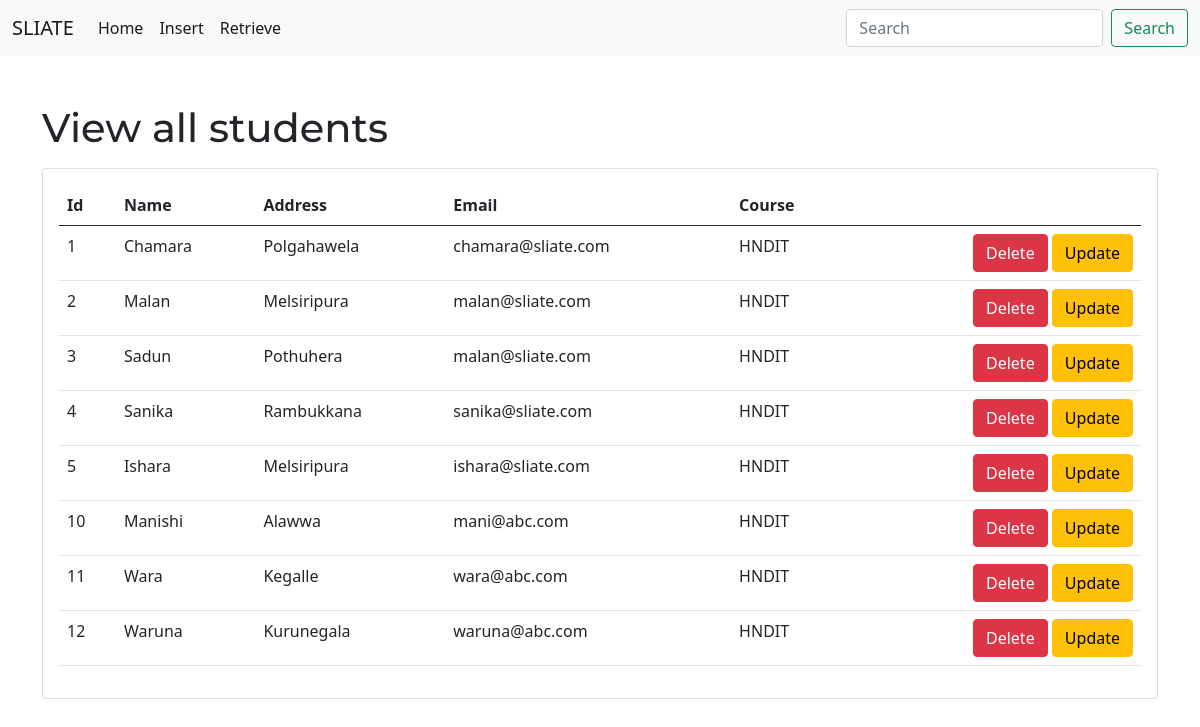
Before: /retrieve.php with the older database file.
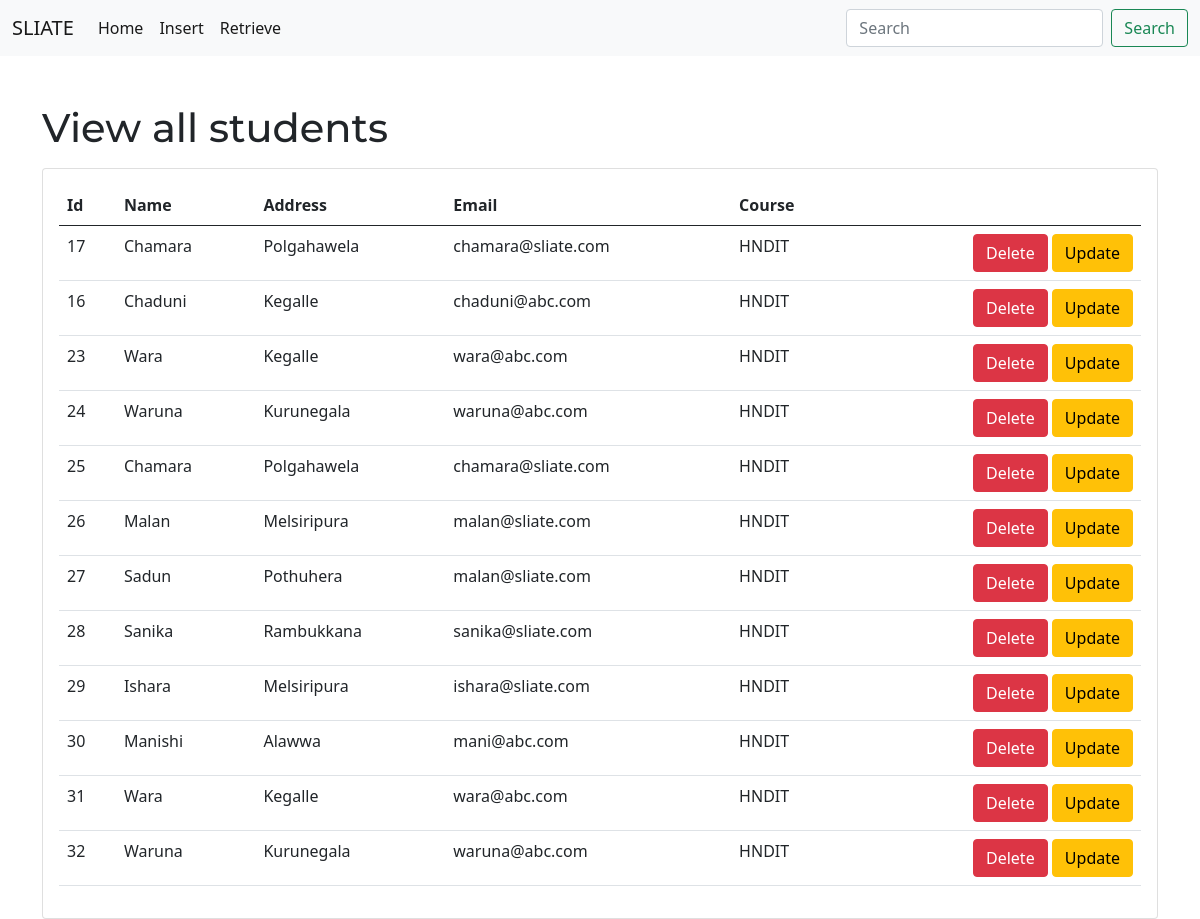
After: the same page with the newer database file.
### tables this page shows
CREATE TABLE IF NOT EXISTS `students` (
  `id` int(11) NOT NULL AUTO_INCREMENT,
  `name` varchar(50) NOT NULL,
  `address` varchar(50) NOT NULL,
  `contact` varchar(50) NOT NULL,
  `course` varchar(50) NOT NULL,
  `password` int(8) NOT NULL DEFAULT '123',
  PRIMARY KEY (`id`)
);

### retrieve.php (the view, shortened to what this page needs)
<?php
    $connection=mysqli_connect('localhost','root','','sliate');
    $query="SELECT * FROM students";
    $result=mysqli_query($connection,$query);
?>
<!DOCTYPE html>
<html lang="en">
<head>
    <link rel="stylesheet" href="css/bootstrap.min.css">
</head>
<body>
    <nav class="navbar navbar-expand-lg navbar-light bg-light">
    <div class="container-fluid">
        <a class="navbar-brand" href="#">SLIATE</a>
        <div class="collapse navbar-collapse" id="navbarSupportedContent">
        <ul class="navbar-nav me-auto mb-2 mb-lg-0">
            <li class="nav-item">
                <a class="nav-link active" aria-current="page" href="#">Home</a>
            </li>
            <li class="nav-item">
                <a class="nav-link active" aria-current="page" href="insert.php">Insert</a>
            </li>
            <li class="nav-item">
                <a class="nav-link active" aria-current="page" href="retrieve.php">Retrieve</a>
            </li>
        </ul>
        <form class="d-flex">
            <input class="form-control me-2" type="search" placeholder="Search" aria-label="Search">
            <button class="btn btn-outline-success" type="submit">Search</button>
        </form>
        </div>
    </div>
    </nav>
    <div class="container mt-5">
        <h1>View all students</h1>
        <div class="card mt-3">
            <div class="card-body">
                <table class="table">
                    <thead>
                        <tr>
                            <th scope="col">Id</th>
                            <th scope="col">Name</th>
                            <th scope="col">Address</th>
                            <th scope="col">Email</th>
                            <th scope="col">Course</th>
                            <th scope="col"></th>
                        </tr>
                    </thead>
                    <tbody>
                        <?php while ($record=mysqli_fetch_assoc($result)) {?>
                        <tr>
                            <td> <?php echo $record['id']?> </td>
                            <td> <?php echo $record['name']?> </td>
                            <td> <?php echo $record['address']?> </td>
                            <td> <?php echo $record['contact']?> </td>
                            <td> <?php echo $record['course']?> </td>
                            <td style="text-align:right">
                                <a href="http://localhost/course/delete.php?id=<?php echo $record['id']?>" class="btn btn-danger">Delete</a>
                                <a href="http://localhost/course/update.php?id=<?php echo $record['id']?>" class="btn btn-warning">Update</a>
                            </td>
                        </tr>
                        <?php }?>
                    </tbody>
                </table>
            </div>
        </div>
    </div>
</body>
</html>

### retrieve.php (style rules this page uses)
h1,p { font-family: 'Montserrat', sans-serif; }

Changed rows visible on the page:
removed students: id "1", name "Chamara", address "Polgahawela", contact "chamara@sliate.com", course "HNDIT"
removed students: id "2", name "Malan", address "Melsiripura", contact "malan@sliate.com", course "HNDIT"
removed students: id "3", name "Sadun", address "Pothuhera", contact "malan@sliate.com", course "HNDIT"
removed students: id "4", name "Sanika", address "Rambukkana", contact "sanika@sliate.com", course "HNDIT"
removed students: id "5", name "Ishara", address "Melsiripura", contact "ishara@sliate.com", course "HNDIT"
removed students: id "10", name "Manishi", address "Alawwa", contact "mani@abc.com", course "HNDIT"
removed students: id "11", name "Wara", address "Kegalle", contact "wara@abc.com", course "HNDIT"
removed students: id "12", name "Waruna", address "Kurunegala", contact "waruna@abc.com", course "HNDIT"
added students: id "17", name "Chamara", address "Polgahawela", contact "chamara@sliate.com", course "HNDIT"
added students: id "16", name "Chaduni", address "Kegalle", contact "chaduni@abc.com", course "HNDIT"
added students: id "23", name "Wara", address "Kegalle", contact "wara@abc.com", course "HNDIT"
added students: id "24", name "Waruna", address "Kurunegala", contact "waruna@abc.com", course "HNDIT"
added students: id "25", name "Chamara", address "Polgahawela", contact "chamara@sliate.com", course "HNDIT"
added students: id "26", name "Malan", address "Melsiripura", contact "malan@sliate.com", course "HNDIT"
added students: id "27", name "Sadun", address "Pothuhera", contact "malan@sliate.com", course "HNDIT"
added students: id "28", name "Sanika", address "Rambukkana", contact "sanika@sliate.com", course "HNDIT"
added students: id "29", name "Ishara", address "Melsiripura", contact "ishara@sliate.com", course "HNDIT"
added students: id "30", name "Manishi", address "Alawwa", contact "mani@abc.com", course "HNDIT"
added students: id "31", name "Wara", address "Kegalle", contact "wara@abc.com", course "HNDIT"
added students: id "32", name "Waruna", address "Kurunegala", contact "waruna@abc.com", course "HNDIT"
